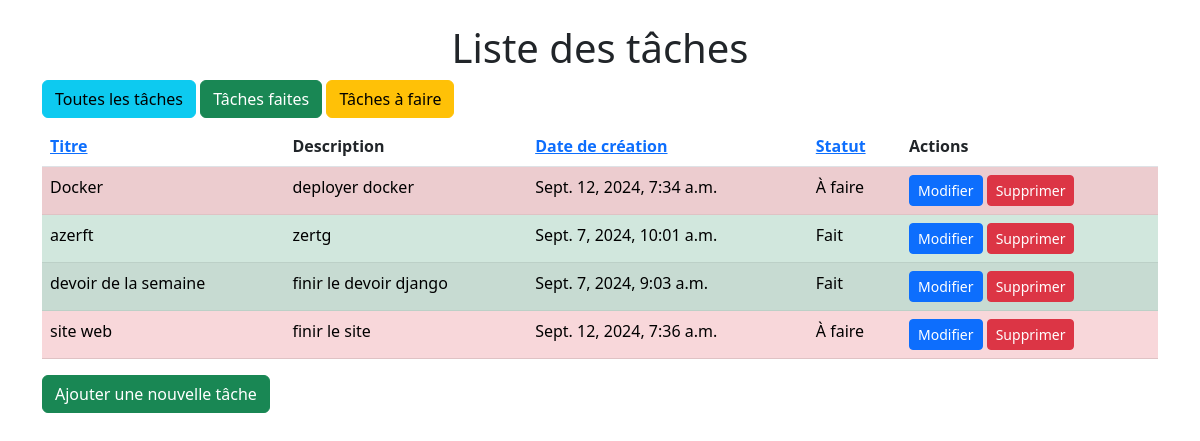
Page /?sort=title on the committed database.
### todolist/models.py (models this page shows, shortened)
class Task(models.Model):
    title = models.CharField(max_length=255)
    description = models.TextField()
    created_at = models.DateTimeField(auto_now_add=True)
    due_date = models.DateTimeField()
    status = models.BooleanField(default=False)  # False = not done, True = done

### todolist/views.py (the view)
# urls.py: path('', todolist_views.task_list, name='task_list'),
def task_list(request):
    sort_by = request.GET.get('sort', 'created_at')  # Tri par défaut par date de création
    status_filter = request.GET.get('status', None)  # Pas de filtre par défaut
    if status_filter == 'done':
        tasks = Task.objects.filter(status=True)
    elif status_filter == 'todo':
        tasks = Task.objects.filter(status=False)
    else:
        tasks = Task.objects.all()
    tasks = tasks.order_by(sort_by)
    return render(request, 'todolist/task_list.html', {'tasks': tasks})

### todolist/templates/todolist/task_list.html (shortened to what this page needs)
<!DOCTYPE html>
<html lang="fr">
<head>
    <link href="https://cdn.jsdelivr.net/npm/bootstrap@5.3.0-alpha1/dist/css/bootstrap.min.css" rel="stylesheet">
</head>
<body>
    <div class="container mt-4">
        <h1 class="text-center">Liste des tâches</h1>
        <div class="mb-2">
            <a href="?status=all" class="btn btn-info">Toutes les tâches</a>
            <a href="?status=done" class="btn btn-success">Tâches faites</a>
            <a href="?status=todo" class="btn btn-warning">Tâches à faire</a>
        </div>
        <table class="table table-striped">
            <thead>
                <tr>
                    <th><a href="?sort=title">Titre</a></th>
                    <th>Description</th>
                    <th><a href="?sort=created_at">Date de création</a></th>
                    <th><a href="?sort=status">Statut</a></th>
                    <th>Actions</th>
                </tr>
            </thead>
            <tbody>
                {% for task in tasks %}
                <tr class="{{ task.status|yesno:'table-success,table-danger' }}">
                    <td>{{ task.title }}</td>
                    <td>{{ task.description }}</td>
                    <td>{{ task.created_at }}</td>
                    <td>{% if task.status %}Fait{% else %}À faire{% endif %}</td>
                    <td>
                        <a href="{% url 'task_edit' task.pk %}" class="btn btn-sm btn-primary">Modifier</a>
                        <a href="{% url 'task_delete' task.pk %}" class="btn btn-sm btn-danger">Supprimer</a>
                    </td>
                </tr>
                {% endfor %}
            </tbody>
        </table>
        <a href="{% url 'task_add' %}" class="btn btn-success">Ajouter une nouvelle tâche</a>
    </div>
</body>
</html>

### rows in the picture
Task: title "Docker", description "deployer docker", created_at "Sept. 12, 2024, 7:34 a.m.", status "À faire"
Task: title "azerft", description "zertg", created_at "Sept. 7, 2024, 10:01 a.m.", status "Fait"
Task: title "devoir de la semaine", description "finir le devoir django", created_at "Sept. 7, 2024, 9:03 a.m.", status "Fait"
Task: title "site web", description "finir le site", created_at "Sept. 12, 2024, 7:36 a.m.", status "À faire"
